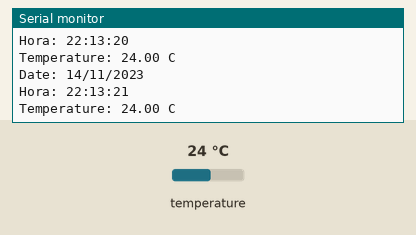
Recording of a sketch running on a simulated Arduino Uno, built with avr-gcc and run on an emulated ATmega328P. Shown: the last lines printed to the serial monitor. The inputs (shaded band) are chosen by the test bench; at power-on: temperature 24 °C. The local clock reads 2024-03-15 10:24:30 at power-on unless the sketch sets it.

Above: at 1.7 s.
1.8 s: temperature set to 12 °C
At 3.1 s:
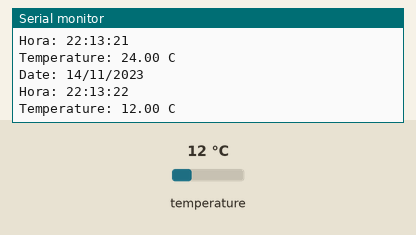
3.3 s: temperature set to 19 °C
At 4.3 s:
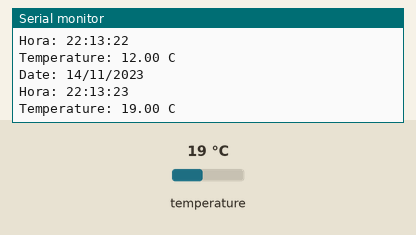
Timing chart, 0 to 6.3 s (numbered marks = the images above; inputs shaded):
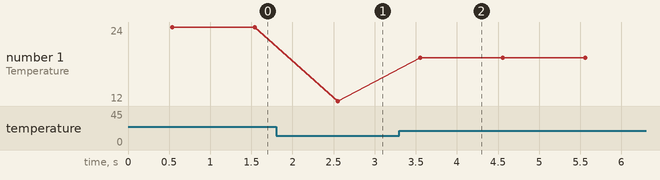

The sketch:

RTC3231_TEST.ino
```cpp
/*
 * Name: RTCDS3231
  Autor: Edgar Cano
  Rev: 10/04/2024
*/

#include "RTClib.h"
#include <Wire.h>

RTC_DS3231 rtc;

void setup() {
  Wire.begin();
  rtc.begin();
  /* obteniendo parametros de la PC */
  rtc.adjust(DateTime(F(__DATE__), F(__TIME__)));
  Serial.begin(9600);
  delay(500);
}

void loop() {
  displayFecha();
  displayHora();
  displayTemperatura();
  delay(1000);
}
void displayFecha(){
  DateTime now = rtc.now();
  char _bufferFecha[12];

  formatoFecha( _bufferFecha, now.day(), now.month(), now.year() );

    Serial.print("Date: ");
    Serial.println(_bufferFecha);
}
void displayHora(){
  DateTime now = rtc.now();
  char _bufferHora[10];

  formatoHora( _bufferHora, now.hour(), now.minute(), now.second() );
    Serial.print("Hora: ");
    Serial.println(_bufferHora);

}
void formatoFecha(char bufferFecha[12], int numDia, int numMes, int numA){
  sprintf(bufferFecha, "%02d/%02d/%04d", numDia, numMes, numA);
}
void formatoHora(char bufferHora[10], int hora, int minu, int seg){
  sprintf(bufferHora, "%02d:%02d:%02d", hora, minu, seg);
}
void displayTemperatura(){
   char symbol = 223;
    Serial.print("Temperature: ");
    Serial.print(rtc.getTemperature());
    Serial.println(" C");
}
```

Measured:
- after the input at 1.8 s, the serial monitor: prints a new line after 0.75 s (image 1)
- after the input at 3.3 s, the serial monitor: prints a new line after 0.25 s (image 2)
- plotted number 1: 24 → 12 after the input at 1.8 s, 12 → 19 after the input at 3.3 s
